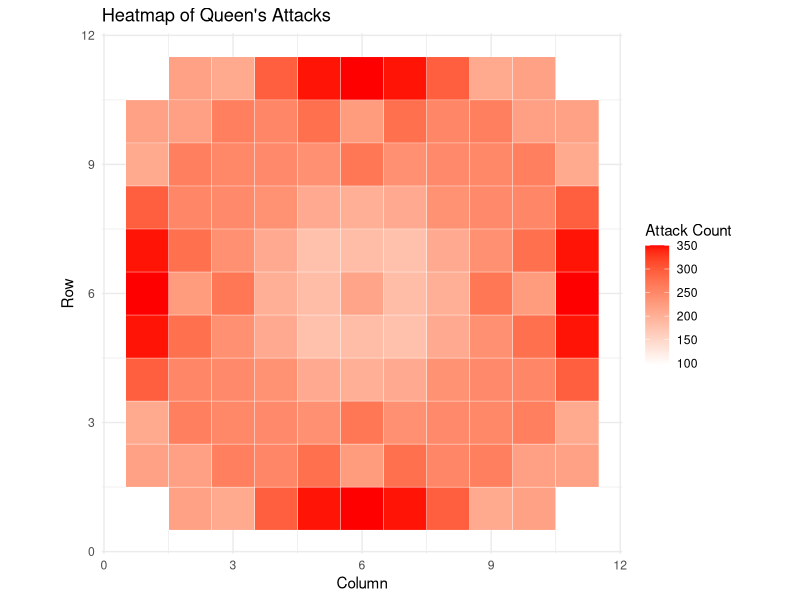

Source code (R):
install.packages("ggplot2")
install.packages("reshape2")
library(ggplot2)
library(reshape2)

place_queens <- function(X, Y) {
  if (X <= 0 || Y <= 0) {
    stop("Les dimensions de l'échiquier doivent être des nombres positifs.")
  }
  solutions <- 0
  attaques <- matrix(0, nrow = X, ncol = Y)
  
  # Fonction d'assistance pour vérifier si le placement de la reine est sûr
  is_safe <- function(board, row, col) {
    i <- 1
    while (i < col) {
      if (board[i] == row || 
          board[i] - i == row - col || 
          board[i] + i == row + col) {
        return(FALSE)
      }
      i <- i + 1
    }
    return(TRUE)
  }
  
  # Fonction récursive pour placer les reines et enregistrer les attaques
  place_queens_recursive <- function(board, col) {
    if (col > X) {
      solutions <<- solutions + 1
      # Enregistrez la position de la reine comme une attaque
      for (c in 1:X) {
        attaques[board[c], c] <<- attaques[board[c], c] + 1
      }
    } else {
      row <- 1
      while (row <= Y) {
        if (is_safe(board, row, col)) {
          board[col] <- row
          place_queens_recursive(board, col + 1)
        }
        row <- row + 1
      }
    }
  }
  
  # Démarrer le placement récursif avec un tableau vide
  board <- rep(0, Y)
  place_queens_recursive(board, 1)
  
  # Renvoie à la fois le nombre de solutions et la matrice des attaques
  return(list(solutions = solutions, attaques = attaques))
}

# Exemple usage
result <- place_queens(11, 11)

# Créer la heatmap
attaques_melted <- melt(result$attaques)
ggplot(attaques_melted, aes(Var2, Var1, fill = value)) +
  geom_tile(color = "white") +
  scale_fill_gradient(low = "white", high = "red") +
  labs(title = "Heatmap of Queen's Attacks", x = "Column", y = "Row", fill = "Attack Count") +
  theme_minimal() +
  coord_fixed()
